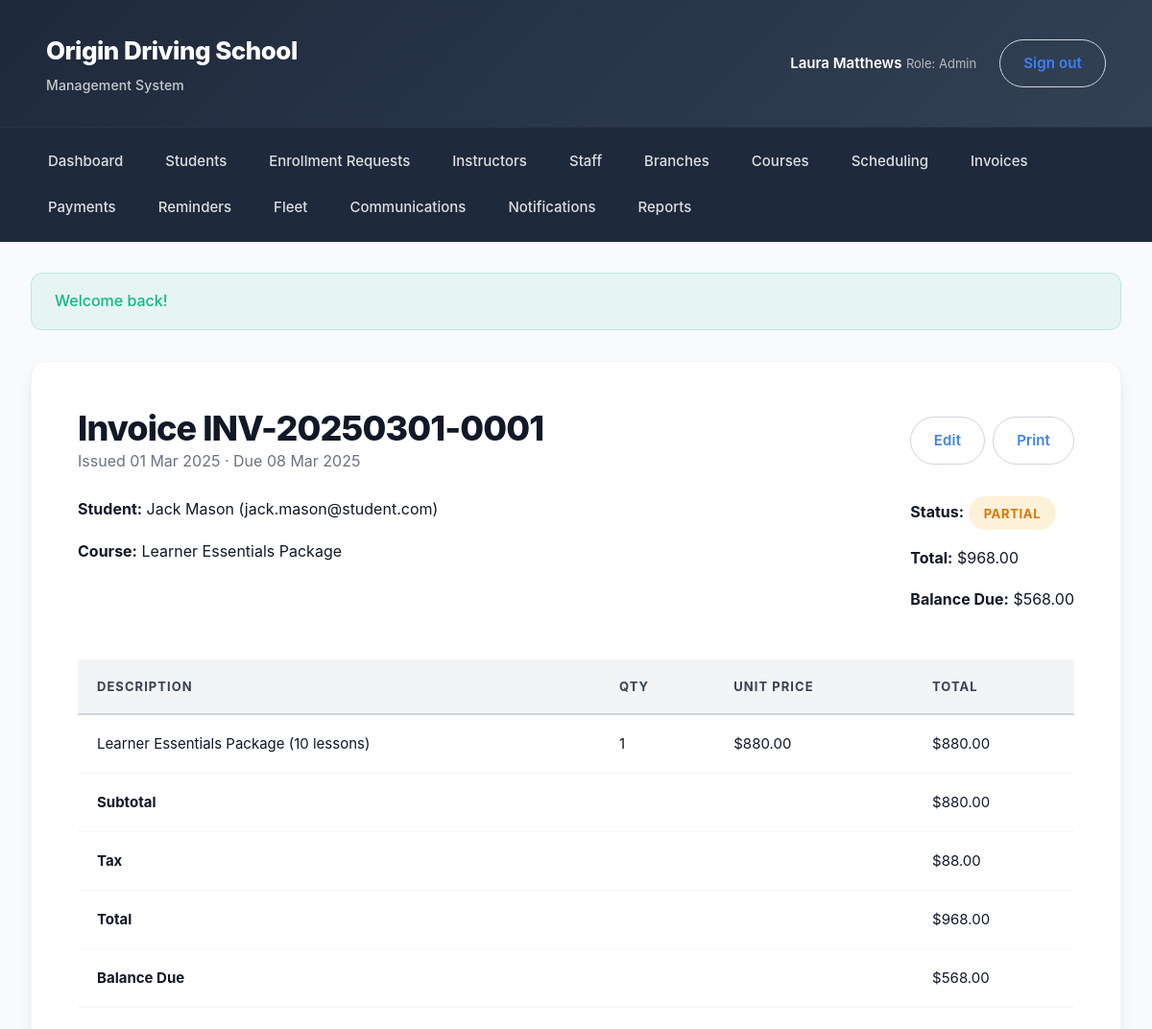
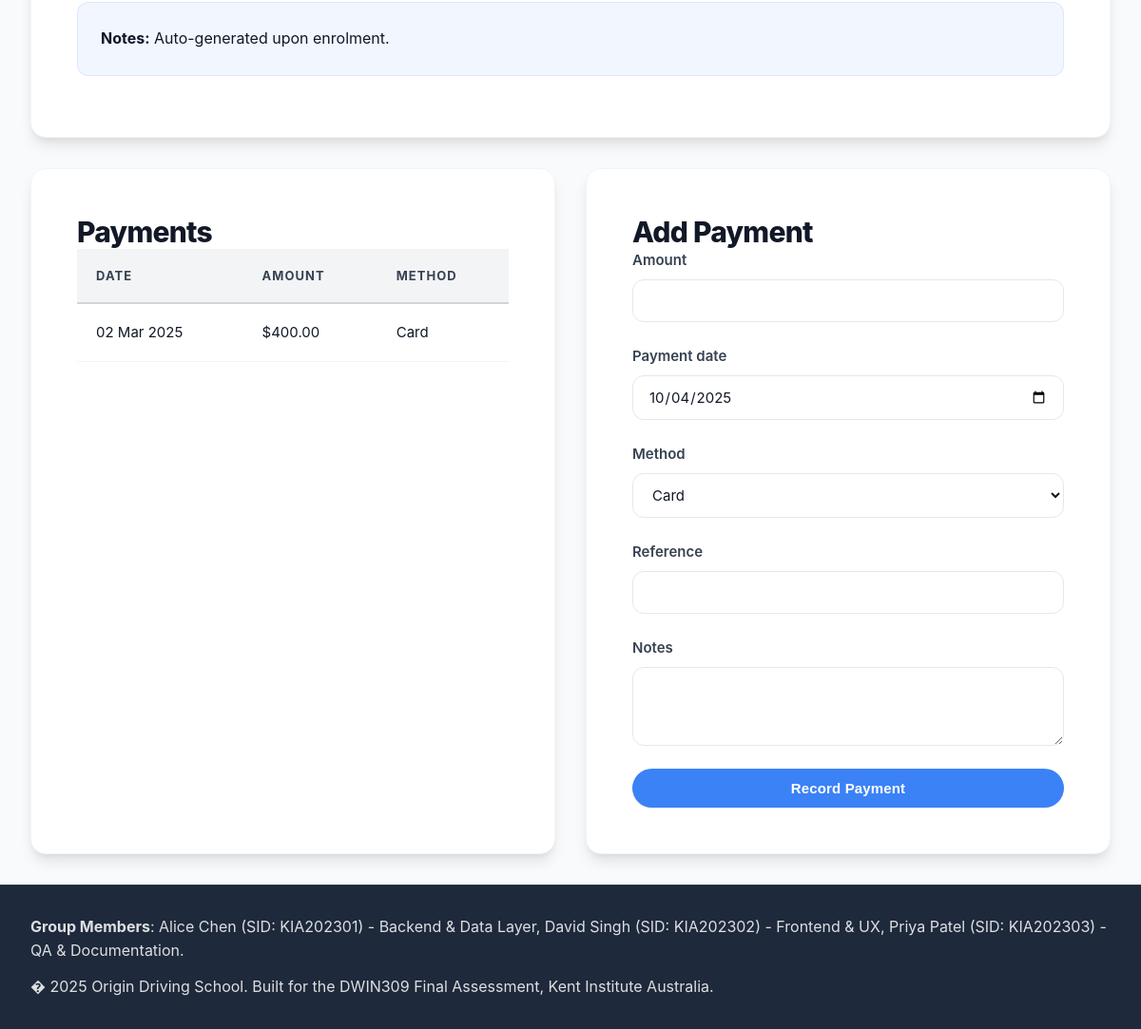
The page /index.php?page=invoices&action=view&id=1 (signed in) on the database its author committed (2 pictures, top to bottom).
### tables this page shows
CREATE TABLE invoices (
    id INT UNSIGNED AUTO_INCREMENT PRIMARY KEY,
    enrollment_id INT UNSIGNED NOT NULL,
    invoice_number VARCHAR(40) NOT NULL UNIQUE,
    issue_date DATE NOT NULL,
    due_date DATE NOT NULL,
    subtotal DECIMAL(10,2) NOT NULL,
    tax_amount DECIMAL(10,2) NOT NULL,
    total DECIMAL(10,2) NOT NULL,
    status ENUM('sent','partial','paid','overdue') DEFAULT 'sent',
    notes TEXT NULL,
    created_at DATETIME DEFAULT CURRENT_TIMESTAMP,
    updated_at DATETIME DEFAULT CURRENT_TIMESTAMP ON UPDATE CURRENT_TIMESTAMP,
    CONSTRAINT fk_invoice_enrollment FOREIGN KEY (enrollment_id) REFERENCES enrollments(id) ON DELETE CASCADE
);

CREATE TABLE users (
    id INT UNSIGNED AUTO_INCREMENT PRIMARY KEY,
    role ENUM('admin','staff','instructor','student') NOT NULL,
    first_name VARCHAR(80) NOT NULL,
    last_name VARCHAR(80) NOT NULL,
    email VARCHAR(160) NOT NULL UNIQUE,
    phone VARCHAR(32) NULL,
    password_hash VARCHAR(255) NOT NULL,
    status ENUM('active','archived') NOT NULL DEFAULT 'active',
    branch_id INT UNSIGNED NULL,
    created_at DATETIME DEFAULT CURRENT_TIMESTAMP,
    updated_at DATETIME DEFAULT CURRENT_TIMESTAMP ON UPDATE CURRENT_TIMESTAMP,
    CONSTRAINT fk_users_branch FOREIGN KEY (branch_id) REFERENCES branches(id) ON DELETE SET NULL
);

CREATE TABLE courses (
    id INT UNSIGNED AUTO_INCREMENT PRIMARY KEY,
    title VARCHAR(160) NOT NULL,
    description TEXT NULL,
    price DECIMAL(10,2) NOT NULL,
    lesson_count INT UNSIGNED NOT NULL,
    category VARCHAR(80) NULL,
    status ENUM('active','inactive') DEFAULT 'active',
    created_at DATETIME DEFAULT CURRENT_TIMESTAMP,
    updated_at DATETIME DEFAULT CURRENT_TIMESTAMP ON UPDATE CURRENT_TIMESTAMP
);

CREATE TABLE invoice_items (
    id INT UNSIGNED AUTO_INCREMENT PRIMARY KEY,
    invoice_id INT UNSIGNED NOT NULL,
    description VARCHAR(255) NOT NULL,
    quantity INT UNSIGNED NOT NULL,
    unit_price DECIMAL(10,2) NOT NULL,
    total DECIMAL(10,2) NOT NULL,
    CONSTRAINT fk_item_invoice FOREIGN KEY (invoice_id) REFERENCES invoices(id) ON DELETE CASCADE
);

CREATE TABLE payments (
    id INT UNSIGNED AUTO_INCREMENT PRIMARY KEY,
    invoice_id INT UNSIGNED NOT NULL,
    amount DECIMAL(10,2) NOT NULL,
    payment_date DATE NOT NULL,
    method VARCHAR(40) NULL,
    reference VARCHAR(80) NULL,
    notes TEXT NULL,
    recorded_by INT UNSIGNED NULL,
    created_at DATETIME DEFAULT CURRENT_TIMESTAMP,
    updated_at DATETIME DEFAULT CURRENT_TIMESTAMP ON UPDATE CURRENT_TIMESTAMP,
    CONSTRAINT fk_payment_invoice FOREIGN KEY (invoice_id) REFERENCES invoices(id) ON DELETE CASCADE,
    CONSTRAINT fk_payment_user FOREIGN KEY (recorded_by) REFERENCES users(id) ON DELETE SET NULL
);

### app/Core/View.php (called while the page is built, shortened)
<?php
class View
{
    public function render(string $template, array $data = [], string $layout = 'main'): void
    {
        $viewFile = __DIR__ . '/../Views/' . $template . '.php';
        extract($data);
        include $viewFile;
    }
}

### app/Core/Controller.php (called while the page is built, shortened)
<?php
abstract class Controller
{
    protected View $view;
    public function __construct()
    {
        $this->view = new View();
    }
    protected function render(string $template, array $data = [], string $layout = 'main'): void
    {
        $this->view->render($template, $data, $layout);
    }
}

### app/Controllers/InvoicesController.php (called while the page is built, shortened)
<?php
class InvoicesController extends Controller
{
    private InvoiceModel $invoices;
    public function __construct()
    {
        $this->invoices = new InvoiceModel();
    }
    public function viewAction(): void
    {
        $id = (int) ($_GET['id'] ?? 0);
        $invoice = $this->invoices->find($id);
        $this->render('invoices/view', [
            'pageTitle' => 'Invoice #' . $invoice['invoice_number'],
            'invoice' => $invoice,
            'paymentToken' => Csrf::token('payment_add_' . $id),
        ]);
    }
}

### app/Core/Router.php (called while the page is built, shortened)
<?php
class Router
{
    public function dispatch(): void
    {
        $action = $_GET['action'] ?? 'index';
        $method = $action . 'Action';
        $controller = new $controllerClass();
        $controller->$method();
    }
}

### index.php (called while the page is built)
<?php
require __DIR__ . '/app/bootstrap.php';
$router = new App\Core\Router();
$router->dispatch();

### app/bootstrap.php (called while the page is built, shortened)
<?php
$config = require __DIR__ . '/config.php';
spl_autoload_register(function (string $class): void {
    $prefix = 'App\\';
    $baseDir = __DIR__ . '/';
    $relativeClass = substr($class, strlen($prefix));
    $file = $baseDir . str_replace('\\', '/', $relativeClass) . '.php';
});
require_once __DIR__ . '/Helpers/helpers.php';

### app/Core/Database.php (called while the page is built, shortened)
<?php
class Database
{
    private static ?PDO $connection = null;
    public static function init(array $config): void
    {
        $dsn = sprintf(
            'mysql:host=%s;port=%d;dbname=%s;charset=%s',
            $config['host'],
            $config['port'],
            $config['database'],
            $config['charset'] ?? 'utf8mb4'
        );
        $options = [
            PDO::ATTR_ERRMODE => PDO::ERRMODE_EXCEPTION,
            PDO::ATTR_DEFAULT_FETCH_MODE => PDO::FETCH_ASSOC,
            PDO::ATTR_EMULATE_PREPARES => false,
        ];
        try {
            self::$connection = new PDO($dsn, $config['username'], $config['password'], $options);
        } catch (PDOException $exception) {
            error_log('Database connection failed: ' . $exception->getMessage());
            throw $exception;
        }
    }
    public static function connection(): PDO
    {
        return self::$connection;
    }
}

### app/Core/Model.php (called while the page is built, shortened)
<?php
abstract class Model
{
    public function __construct()
    {
        $this->db = Database::connection();
    }
}

### app/Models/InvoiceModel.php (called while the page is built, shortened)
<?php
class InvoiceModel extends Model
{
    public function find(int $id): ?array
    {
        $stmt = $this->db->prepare('SELECT i.*, e.student_id, CONCAT(u.first_name, " ", u.last_name) AS student_name, u.email AS student_email, u.id AS student_user_id, c.title AS course_title
                                     FROM invoices i
                                     INNER JOIN enrollments e ON e.id = i.enrollment_id
                                     INNER JOIN students s ON s.id = e.student_id
                                     INNER JOIN users u ON u.id = s.user_id
                                     INNER JOIN courses c ON c.id = e.course_id
                                     WHERE i.id = :id');
        $stmt->execute(['id' => $id]);
        $invoice = $stmt->fetch();
        $invoice['items'] = $this->items($id);
        $invoice['payments'] = $this->payments($id);
        $invoice['balance_due'] = $invoice['total'] - array_sum(array_column($invoice['payments'], 'amount'));
        return $invoice;
    }
    public function items(int $invoiceId): array
    {
        $stmt = $this->db->prepare('SELECT * FROM invoice_items WHERE invoice_id = :invoice_id');
        $stmt->execute(['invoice_id' => $invoiceId]);
        return $stmt->fetchAll();
    }
    public function payments(int $invoiceId): array
    {
        $stmt = $this->db->prepare('SELECT * FROM payments WHERE invoice_id = :invoice_id ORDER BY payment_date');
        $stmt->execute(['invoice_id' => $invoiceId]);
        return $stmt->fetchAll();
    }
}

### app/Helpers/helpers.php (called while the page is built, shortened)
<?php
if (!function_exists('e')) {
    function e(string $value): string
    {
        return htmlspecialchars($value, ENT_QUOTES, 'UTF-8');
    }
}
if (!function_exists('route')) {
    function route(string $page, string $action = 'index', array $params = []): string
    {
        $query = array_merge(['page' => $page, 'action' => $action], $params);
        return 'index.php?' . http_build_query($query);
    }
}

### app/Views/invoices/view.php (the view, shortened to what this page needs)
<section class="card">
    <div class="invoice-actions">
        <div>
            <h1>Invoice <?= e($invoice['invoice_number']); ?></h1>
            <p class="invoice-meta-line">Issued <?= e(date('d M Y', strtotime($invoice['issue_date']))); ?> · Due <?= e(date('d M Y', strtotime($invoice['due_date']))); ?></p>
        </div>
        <div class="invoice-actions-buttons">
            <a class="button button-secondary" href="<?= route('invoices', 'edit', ['id' => $invoice['id']]); ?>">Edit</a>
            <a class="button button-secondary" target="_blank" href="<?= route('invoices', 'print', ['id' => $invoice['id']]); ?>">Print</a>
        </div>
    </div>
    <div class="invoice-meta">
        <div>
            <p><strong>Student:</strong> <?= e($invoice['student_name']); ?> (<?= e($invoice['student_email'] ?? ''); ?>)</p>
            <p><strong>Course:</strong> <?= e($invoice['course_title']); ?></p>
        </div>
        <div>
            <p><strong>Status:</strong> <span class="status-pill status-<?= e($invoice['status']); ?>"><?= e(ucfirst($invoice['status'])); ?></span></p>
            <p><strong>Total:</strong> $<?= e(number_format($invoice['total'], 2)); ?></p>
            <p><strong>Balance Due:</strong> $<?= e(number_format($invoice['balance_due'], 2)); ?></p>
        </div>
    </div>
    <table class="table">
        <thead>
            <tr>
                <th>Description</th>
                <th>Qty</th>
                <th>Unit Price</th>
                <th>Total</th>
            </tr>
        </thead>
        <tbody>
            <?php foreach ($invoice['items'] as $item): ?>
                <tr>
                    <td><?= e($item['description']); ?></td>
                    <td><?= e($item['quantity']); ?></td>
                    <td>$<?= e(number_format($item['unit_price'], 2)); ?></td>
                    <td>$<?= e(number_format($item['total'], 2)); ?></td>
                </tr>
            <?php endforeach; ?>
        </tbody>
        <tfoot>
            <tr>
                <th colspan="3">Subtotal</th>
                <td>$<?= e(number_format($invoice['subtotal'], 2)); ?></td>
            </tr>
            <tr>
                <th colspan="3">Tax</th>
                <td>$<?= e(number_format($invoice['tax_amount'], 2)); ?></td>
            </tr>
            <tr>
                <th colspan="3">Total</th>
                <td>$<?= e(number_format($invoice['total'], 2)); ?></td>
            </tr>
            <tr>
                <th colspan="3">Balance Due</th>
                <td>$<?= e(number_format($invoice['balance_due'], 2)); ?></td>
            </tr>
        </tfoot>
    </table>
    <?php if (!empty($invoice['notes'])): ?>
        <p class="invoice-notes"><strong>Notes:</strong> <?= e($invoice['notes']); ?></p>
    <?php endif; ?>
</section>
<section class="grid two-column">
    <div class="card">
        <h2>Payments</h2>
        <table class="table">
            <thead>
                <tr>
                    <th>Date</th>
                    <th>Amount</th>
                    <th>Method</th>
                </tr>
            </thead>
            <tbody>
                <?php if (empty($invoice['payments'])): ?>
                    <tr><td colspan="3">No payments on record.</td></tr>
                <?php else: ?>
                    <?php foreach ($invoice['payments'] as $payment): ?>
                        <tr>
                            <td><?= e(date('d M Y', strtotime($payment['payment_date']))); ?></td>
                            <td>$<?= e(number_format($payment['amount'], 2)); ?></td>
                            <td><?= e($payment['method']); ?></td>
                        </tr>
                    <?php endforeach; ?>
                <?php endif; ?>
            </tbody>
        </table>
    </div>
    <div class="card">
        <h2>Add Payment</h2>
        <form method="post" action="<?= route('invoices', 'payment', ['id' => $invoice['id']]); ?>" class="form-grid">
            <label>
                <span>Amount</span>
                <input type="number" name="amount" min="0" step="0.01" required>
            </label>
            <label>
                <span>Payment date</span>
                <input type="date" name="payment_date" value="<?= e(date('Y-m-d')); ?>" required>
            </label>
            <label>
                <span>Method</span>
                <select name="method">
                    <option value="Card">Card</option>
                </select>
            </label>
            <label>
                <span>Reference</span>
                <input type="text" name="reference">
            </label>
            <label class="full-width">
                <span>Notes</span>
                <textarea name="notes" rows="3"></textarea>
            </label>
            <button class="button" type="submit">Record Payment</button>
        </form>
    </div>
</section>

### rows shown on the page
invoices: invoice_number "INV-20250301-0001", issue_date "01 Mar 2025", due_date "08 Mar 2025", users.email "jack.mason@student.com", courses.title "Learner Essentials Package", status "PARTIAL", total "968.00", subtotal "880.00", tax_amount "88.00", notes "Auto-generated upon enrolment."
invoice_items: description "Learner Essentials Package (10 lessons)", quantity "1", unit_price "880.00", total "880.00"
payments: payment_date "02 Mar 2025", amount "400.00", method "Card"

### other values the page prints
$user['first_name'] . ' ' . $user['last_name'] "Laura Matthews"
$user['role'] "Admin"
$item['label'] "Dashboard"
$item['label'] "Students"
$item['label'] "Enrollment Requests"
$item['label'] "Instructors"
$item['label'] "Staff"
$item['label'] "Branches"
$item['label'] "Courses"
$item['label'] "Scheduling"
$item['label'] "Invoices"
$item['label'] "Payments"
$item['label'] "Reminders"
$item['label'] "Fleet"
$item['label'] "Communications"
